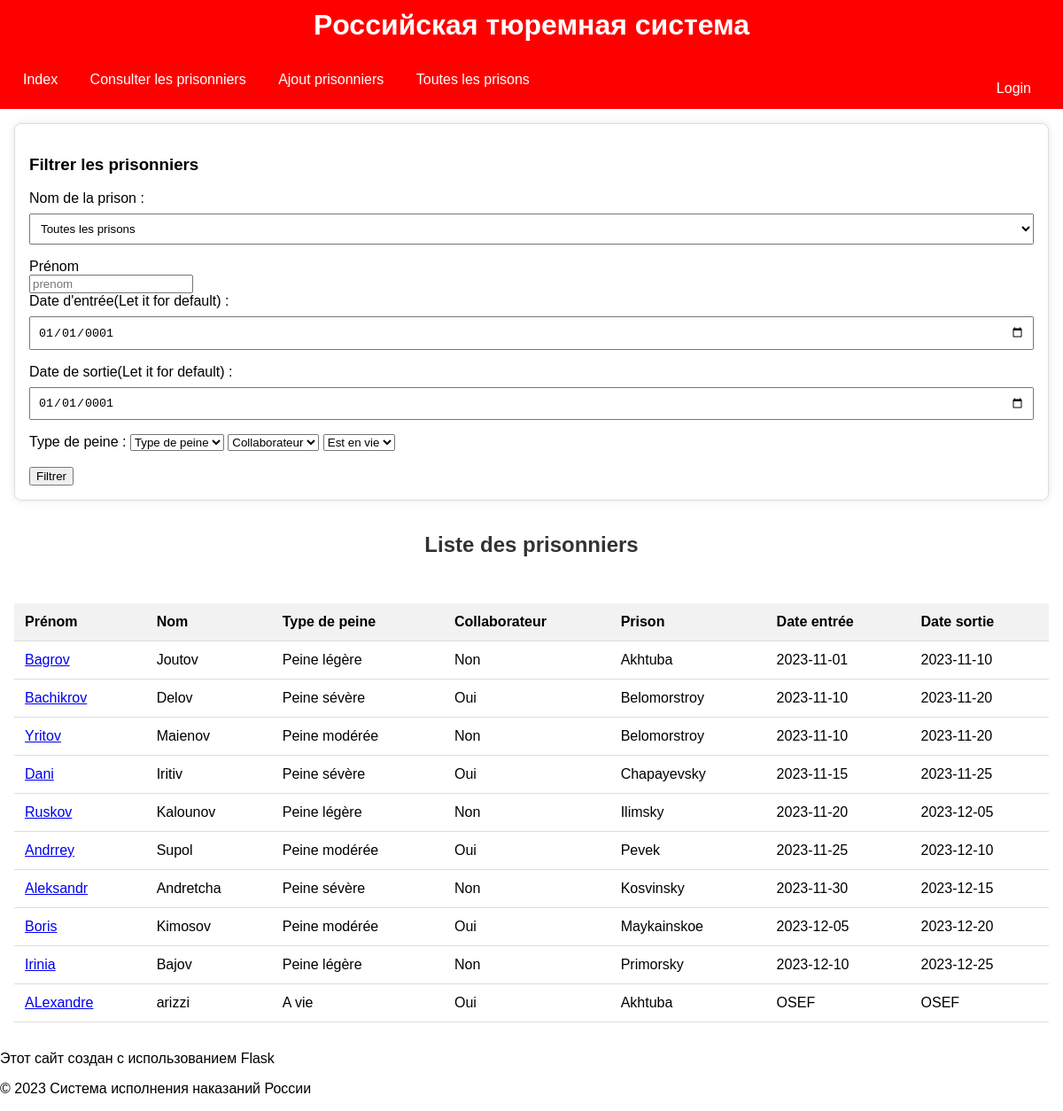
The page /Touslesprisonniers on the database as committed earlier.
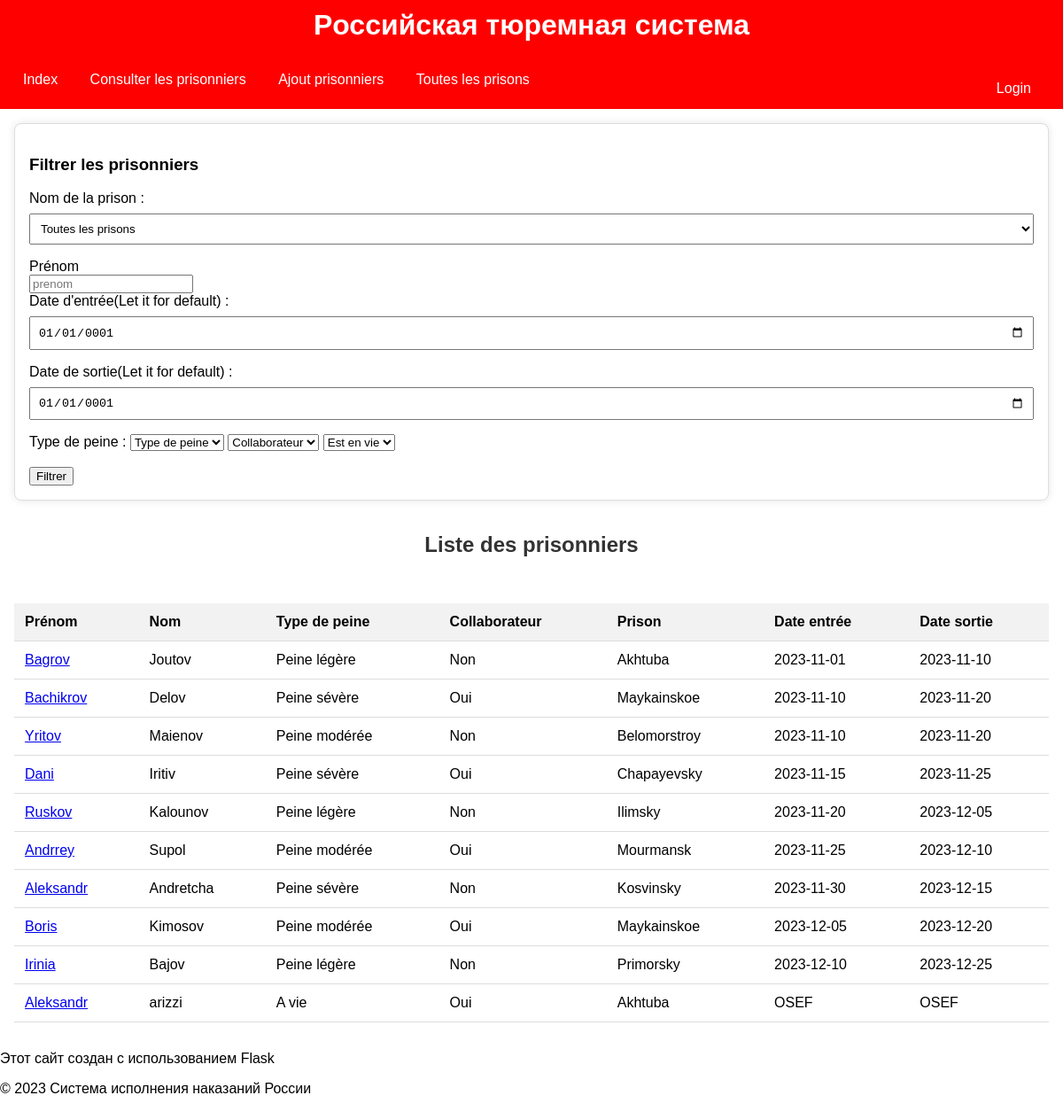
The same page on the database as committed later.
### tables this page shows
CREATE TABLE peine (
    id INTEGER PRIMARY KEY NOT NULL,
    user_id INT,
    type_de_peine VARCHAR(100),
    collaborateur BOOLEAN,
    entry_date DATE,
    out_door DATE,
    FOREIGN KEY (user_id) REFERENCES prisonners(id)
);

CREATE TABLE "prison" (
	"id"	INTEGER,
	"name_prison"	VARCHAR(200),
	"oblast"	VARCHAR(100),
	"number_of_prisonners"	INT,
	"capacityPrison"	INT,
	"prison_Type"	VARCHAR(100),
	"long"	REAL,
	"lat"	REAL,
	"image"	INTEGER,
	PRIMARY KEY("id" AUTOINCREMENT)
);

CREATE TABLE "prisonners" (
	"id"	INTEGER,
	"prenom"	VARCHAR(100),
	"nom"	VARCHAR(100),
	"birthday"	DATE,
	"type_de_peine"	VARCHAR(100),
	"collaborateur"	BOOLEAN,
	"prison_id"	INT,
	"image"	TEXT,
	"isAlive"	INTEGER,
	FOREIGN KEY("prison_id") REFERENCES "prison"("id"),
	PRIMARY KEY("id" AUTOINCREMENT)
);

### app.py (the view)
@app.route("/Touslesprisonniers", methods=['GET', 'POST'])
def Touslesprisonniers():
    if request.method=="GET":
        prenom=request.args.get('prenom', default="default",type=str )
        prisons=func.Prison.getAllPrisons()
        nom_ville=request.args.get('prisonFilter', default="default", type=str)
        entry_date=request.args.get('entryDateFilter', default="default", type=str)
        out_date=request.args.get('outDoorDateFilter', default="default", type=str)
        isAlive=request.args.get('isAlive', default="default", type=str)
        type_de_peine=request.args.get('type_de_peine', default="default", type=str)
        collaborateur=request.args.get('collaborateur', default="default", type=str)
        if(str(entry_date)=="0001-01-01"):
            entry_date="default"
        if(str(out_date)=="0001-01-01"):
            out_date="default"
        if str(prenom)=="":
            prenom="default"
        test=func.Prisonnier.filterPrisonnersCrossedFilter(prenom, type_de_peine, collaborateur, nom_ville, entry_date, out_date, isAlive)
        print(test)
        if(prenom != "default" or nom_ville != "default" or entry_date != "default" or out_date != "default" or isAlive != "default" or type_de_peine!= "default" or collaborateur != "default"):
            return render_template("Touslesprisonniers.html", prisonniers=test, prisons=prisons)
        else:
            prisonniers=func.Prisonnier.getAllPrisonners()
            return render_template("Touslesprisonniers.html", prisonniers=prisonniers, prisons=prisons)

### classes.py (called while the page is built)
def connect_database(database_path):
    return sqlite3.connect(database_path)

    def getAllPrisons():
        conn =connect_database('goodDB.db')
        cursor = conn.cursor()
        prisons=cursor.execute("SELECT * FROM prison").fetchall()
        return prisons

    def getAllPrisonners():
        conn = connect_database('goodDB.db')
        cursor = conn.cursor()
        query = """
        SELECT prisonners.id, prisonners.prenom, prisonners.nom, prisonners.type_de_peine,
               prisonners.collaborateur, prison.name_prison, peine.entry_date, peine.out_door, prisonners.isAlive
        FROM prisonners
        JOIN prison ON prisonners.prison_id = prison.id
		JOIN peine ON prisonners.id = peine.user_id
        """
        prisonners = cursor.execute(query).fetchall()
        conn.close()
        return prisonners

### templates/Touslesprisonniers.html (shortened to what this page needs)
<!DOCTYPE html>
<html lang="en">
<head>
</head>
<body>
{% extends 'layout.html' %}
{% block content %}
<div class="filter-container">
    <h3>Filtrer les prisonniers</h3>
    <form action="#" method="get">
        <label for="prisonFilter" class="filter-label">Nom de la prison :</label>
        <select id="prisonFilter" name="prisonFilter" class="filter-input">
            <option value="default">Toutes les prisons</option>
        </select>
        <label>Prénom</label>
        <br>
        <input type="text" id="prenom" name="prenom" placeholder="prenom">
        <label for="entryDateFilter" class="filter-label">Date d'entrée(Let it for default) :</label>
        <input type="date" id="entryDateFilter" name="entryDateFilter" class="filter-input" value="0001-01-01">
        <label for="outDoorDateFilter" class="filter-label">Date de sortie(Let it for default) :</label>
        <input type="date" id="outDoorDateFilter" name="outDoorDateFilter" class="filter-input" value="0001-01-01">
        <label for="type_de_peine">Type de peine :</label>
        <select id="type_de_peine" name="type_de_peine">
            <option value="default">Type de peine</option>
        </select>
        <select id="collaborateur" name="collaborateur">
            <option value="default">Collaborateur</option>
        </select>
        <select id="isAlive" name="isAlive">
            <option value="default">Est en vie</option>
        </select>
        <br>
        <br>
        <button type="submit">Filtrer</button>
    </form>
</div>
    <div class="prisoner-container">
        <h2>Liste des prisonniers</h2>
        {% if prisonniers %}
            <table>
                <thead>
                    <tr>
                        <th>Prénom</th>
                        <th>Nom</th>
                        <th>Type de peine</th>
                        <th>Collaborateur</th>
                        <th>Prison</th>
                        <th>Date entrée</th>
                        <th>Date sortie</th>
                    </tr>
                </thead>
                <tbody>
                    {% for prisonnier in prisonniers %}
                        <tr>
                            <td><a href="http://localhost:5000/ConsultPrisonner?id={{prisonnier[0]}}">{{ prisonnier[1] }}</a></td>
                            <td>{{ prisonnier[2] }}</td>
                            <td>{{ prisonnier[3] }}</td>
                            <td>{{ 'Oui' if prisonnier[4] else 'Non' }}</td>
                            <td>{{ prisonnier[5] }}</td>
                            <td>{{ prisonnier[6] }}</td>
                            <td>{{ prisonnier[7] }}</td>
                        </tr>
                    {% endfor %}
                </tbody>
            </table>
        {% else %}
            <p>Aucun prisonnier trouvé.</p>
        {% endif %}
    </div>
{% endblock %}

Rows that differ between the two databases and show on the page:
computed for peine "Bachikrov": name_prison "Belomorstroy" → "Maykainskoe"
computed for peine "Andrrey": name_prison "Pevek" → "Mourmansk"
changed through a linked row, peine "OSEF": prenom "ALexandre" → "Aleksandr"
